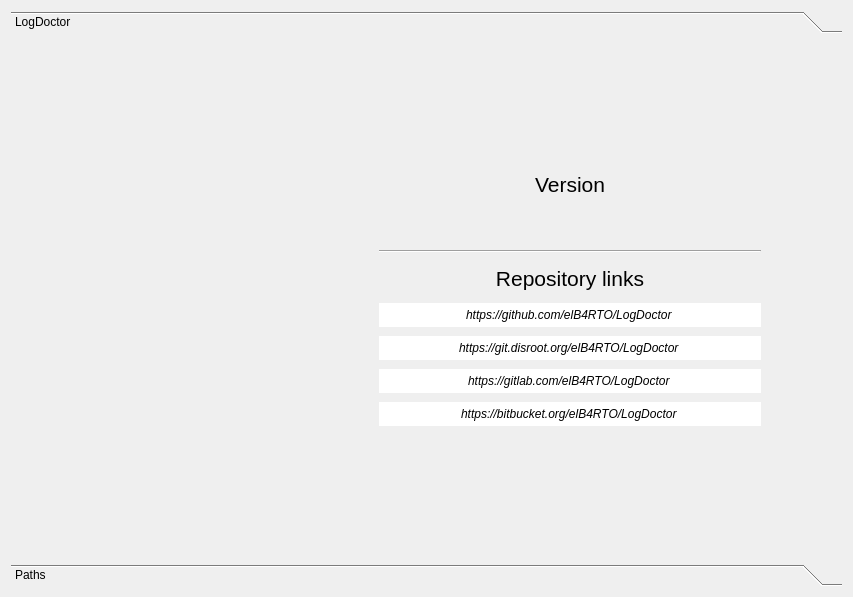
<?xml version="1.0" encoding="UTF-8"?>
<ui version="4.0">
 <class>Crapinfo</class>
 <widget class="QWidget" name="Crapinfo">
  <property name="geometry">
   <rect>
    <x>0</x>
    <y>0</y>
    <width>853</width>
    <height>597</height>
   </rect>
  </property>
  <property name="windowTitle">
   <string notr="true">LogDoctor - Infos</string>
  </property>
  <property name="windowIcon">
   <iconset>
    <normalon>:/logo/logo/logdoctor.svg</normalon>
   </iconset>
  </property>
  <layout class="QGridLayout" name="gridLayout">
   <item row="0" column="0">
    <widget class="QToolBox" name="toolBox_Infos">
     <property name="tabSpacing">
      <number>4</number>
     </property>
     <widget class="QWidget" name="page_LogDoc">
      <property name="geometry">
       <rect>
        <x>0</x>
        <y>0</y>
        <width>835</width>
        <height>507</height>
       </rect>
      </property>
      <attribute name="label">
       <string notr="true">LogDoctor</string>
      </attribute>
      <layout class="QVBoxLayout" name="verticalLayout_6">
       <property name="leftMargin">
        <number>0</number>
       </property>
       <property name="topMargin">
        <number>0</number>
       </property>
       <property name="rightMargin">
        <number>0</number>
       </property>
       <property name="bottomMargin">
        <number>0</number>
       </property>
       <item>
        <widget class="QScrollArea" name="scrollArea_LogDoc">
         <property name="frameShape">
          <enum>QFrame::NoFrame</enum>
         </property>
         <property name="widgetResizable">
          <bool>true</bool>
         </property>
         <widget class="QWidget" name="scrollAreaContents_LogDoc">
          <property name="geometry">
           <rect>
            <x>0</x>
            <y>0</y>
            <width>835</width>
            <height>507</height>
           </rect>
          </property>
          <layout class="QGridLayout" name="gridLayout_2">
           <item row="3" column="0" colspan="3">
            <spacer name="spacer_LogDoc_2">
             <property name="orientation">
              <enum>Qt::Vertical</enum>
             </property>
             <property name="sizeHint" stdset="0">
              <size>
               <width>788</width>
               <height>40</height>
              </size>
             </property>
            </spacer>
           </item>
           <item row="1" column="1">
            <widget class="QFrame" name="frame_LogDoc">
             <property name="maximumSize">
              <size>
               <width>16777215</width>
               <height>303</height>
              </size>
             </property>
             <layout class="QHBoxLayout" name="horizontalLayout">
              <item>
               <widget class="QPushButton" name="button_LogDoc_Logo">
                <property name="enabled">
                 <bool>true</bool>
                </property>
                <property name="minimumSize">
                 <size>
                  <width>280</width>
                  <height>280</height>
                 </size>
                </property>
                <property name="maximumSize">
                 <size>
                  <width>280</width>
                  <height>280</height>
                 </size>
                </property>
                <property name="text">
                 <string notr="true"/>
                </property>
                <property name="icon">
                 <iconset resource="../../resources/resources.qrc">
                  <normaloff>:/logo/logo/logdoctor.svg</normaloff>:/logo/logo/logdoctor.svg</iconset>
                </property>
                <property name="iconSize">
                 <size>
                  <width>256</width>
                  <height>256</height>
                 </size>
                </property>
                <property name="flat">
                 <bool>true</bool>
                </property>
               </widget>
              </item>
              <item>
               <widget class="QFrame" name="frame_LogDoc_Info">
                <property name="minimumSize">
                 <size>
                  <width>400</width>
                  <height>0</height>
                 </size>
                </property>
                <layout class="QVBoxLayout" name="verticalLayout_7">
                 <item>
                  <widget class="QLabel" name="label_Version">
                   <property name="minimumSize">
                    <size>
                     <width>0</width>
                     <height>32</height>
                    </size>
                   </property>
                   <property name="maximumSize">
                    <size>
                     <width>16777215</width>
                     <height>32</height>
                    </size>
                   </property>
                   <property name="font">
                    <font>
                     <pointsize>16</pointsize>
                    </font>
                   </property>
                   <property name="text">
                    <string>Version</string>
                   </property>
                   <property name="alignment">
                    <set>Qt::AlignCenter</set>
                   </property>
                  </widget>
                 </item>
                 <item>
                  <widget class="QLabel" name="label_Verion_Number">
                   <property name="minimumSize">
                    <size>
                     <width>0</width>
                     <height>32</height>
                    </size>
                   </property>
                   <property name="maximumSize">
                    <size>
                     <width>16777215</width>
                     <height>32</height>
                    </size>
                   </property>
                   <property name="font">
                    <font>
                     <pointsize>13</pointsize>
                    </font>
                   </property>
                   <property name="toolTip">
                    <string>Currently installed version of the software</string>
                   </property>
                   <property name="text">
                    <string notr="true"/>
                   </property>
                   <property name="alignment">
                    <set>Qt::AlignHCenter|Qt::AlignTop</set>
                   </property>
                  </widget>
                 </item>
                 <item>
                  <widget class="Line" name="gline_Version">
                   <property name="orientation">
                    <enum>Qt::Horizontal</enum>
                   </property>
                  </widget>
                 </item>
                 <item>
                  <widget class="QLabel" name="label_Links">
                   <property name="minimumSize">
                    <size>
                     <width>0</width>
                     <height>32</height>
                    </size>
                   </property>
                   <property name="maximumSize">
                    <size>
                     <width>16777215</width>
                     <height>32</height>
                    </size>
                   </property>
                   <property name="font">
                    <font>
                     <pointsize>16</pointsize>
                    </font>
                   </property>
                   <property name="text">
                    <string>Repository links</string>
                   </property>
                   <property name="alignment">
                    <set>Qt::AlignCenter</set>
                   </property>
                  </widget>
                 </item>
                 <item>
                  <widget class="QLineEdit" name="inLine_Links_Github">
                   <property name="minimumSize">
                    <size>
                     <width>0</width>
                     <height>24</height>
                    </size>
                   </property>
                   <property name="maximumSize">
                    <size>
                     <width>16777215</width>
                     <height>24</height>
                    </size>
                   </property>
                   <property name="font">
                    <font>
                     <italic>true</italic>
                    </font>
                   </property>
                   <property name="acceptDrops">
                    <bool>false</bool>
                   </property>
                   <property name="toolTip">
                    <string notr="true">GitHub</string>
                   </property>
                   <property name="text">
                    <string notr="true">https://github.com/elB4RTO/LogDoctor</string>
                   </property>
                   <property name="frame">
                    <bool>false</bool>
                   </property>
                   <property name="alignment">
                    <set>Qt::AlignCenter</set>
                   </property>
                   <property name="readOnly">
                    <bool>true</bool>
                   </property>
                  </widget>
                 </item>
                 <item>
                  <widget class="QLineEdit" name="inLine_Links_Disroot">
                   <property name="minimumSize">
                    <size>
                     <width>0</width>
                     <height>24</height>
                    </size>
                   </property>
                   <property name="maximumSize">
                    <size>
                     <width>16777215</width>
                     <height>24</height>
                    </size>
                   </property>
                   <property name="font">
                    <font>
                     <italic>true</italic>
                    </font>
                   </property>
                   <property name="acceptDrops">
                    <bool>false</bool>
                   </property>
                   <property name="toolTip">
                    <string notr="true">Disroot</string>
                   </property>
                   <property name="text">
                    <string notr="true">https://git.disroot.org/elB4RTO/LogDoctor</string>
                   </property>
                   <property name="frame">
                    <bool>false</bool>
                   </property>
                   <property name="alignment">
                    <set>Qt::AlignCenter</set>
                   </property>
                   <property name="readOnly">
                    <bool>true</bool>
                   </property>
                  </widget>
                 </item>
                 <item>
                  <widget class="QLineEdit" name="inLine_Links_Gitlab">
                   <property name="minimumSize">
                    <size>
                     <width>0</width>
                     <height>24</height>
                    </size>
                   </property>
                   <property name="maximumSize">
                    <size>
                     <width>16777215</width>
                     <height>24</height>
                    </size>
                   </property>
                   <property name="font">
                    <font>
                     <italic>true</italic>
                    </font>
                   </property>
                   <property name="acceptDrops">
                    <bool>false</bool>
                   </property>
                   <property name="toolTip">
                    <string notr="true">GitLab</string>
                   </property>
                   <property name="text">
                    <string notr="true">https://gitlab.com/elB4RTO/LogDoctor</string>
                   </property>
                   <property name="frame">
                    <bool>false</bool>
                   </property>
                   <property name="alignment">
                    <set>Qt::AlignCenter</set>
                   </property>
                   <property name="readOnly">
                    <bool>true</bool>
                   </property>
                  </widget>
                 </item>
                 <item>
                  <widget class="QLineEdit" name="inLine_Links_Bitbucket">
                   <property name="minimumSize">
                    <size>
                     <width>0</width>
                     <height>24</height>
                    </size>
                   </property>
                   <property name="maximumSize">
                    <size>
                     <width>16777215</width>
                     <height>24</height>
                    </size>
                   </property>
                   <property name="font">
                    <font>
                     <italic>true</italic>
                    </font>
                   </property>
                   <property name="acceptDrops">
                    <bool>false</bool>
                   </property>
                   <property name="toolTip">
                    <string notr="true">GitLab</string>
                   </property>
                   <property name="text">
                    <string notr="true">https://bitbucket.org/elB4RTO/LogDoctor</string>
                   </property>
                   <property name="frame">
                    <bool>false</bool>
                   </property>
                   <property name="alignment">
                    <set>Qt::AlignCenter</set>
                   </property>
                   <property name="readOnly">
                    <bool>true</bool>
                   </property>
                  </widget>
                 </item>
                </layout>
               </widget>
              </item>
             </layout>
            </widget>
           </item>
           <item row="1" column="0">
            <spacer name="spacer_LogDoc_3">
             <property name="orientation">
              <enum>Qt::Horizontal</enum>
             </property>
             <property name="sizeHint" stdset="0">
              <size>
               <width>40</width>
               <height>20</height>
              </size>
             </property>
            </spacer>
           </item>
           <item row="1" column="2">
            <spacer name="spacer_LogDoc_4">
             <property name="orientation">
              <enum>Qt::Horizontal</enum>
             </property>
             <property name="sizeHint" stdset="0">
              <size>
               <width>32</width>
               <height>408</height>
              </size>
             </property>
            </spacer>
           </item>
           <item row="0" column="0" colspan="3">
            <spacer name="spacer_LogDoc_1">
             <property name="orientation">
              <enum>Qt::Vertical</enum>
             </property>
             <property name="sizeHint" stdset="0">
              <size>
               <width>788</width>
               <height>40</height>
              </size>
             </property>
            </spacer>
           </item>
          </layout>
         </widget>
        </widget>
       </item>
      </layout>
     </widget>
     <widget class="QWidget" name="page_Paths">
      <property name="geometry">
       <rect>
        <x>0</x>
        <y>0</y>
        <width>835</width>
        <height>507</height>
       </rect>
      </property>
      <attribute name="label">
       <string>Paths</string>
      </attribute>
      <layout class="QVBoxLayout" name="verticalLayout">
       <property name="leftMargin">
        <number>0</number>
       </property>
       <property name="topMargin">
        <number>0</number>
       </property>
       <property name="rightMargin">
        <number>0</number>
       </property>
       <property name="bottomMargin">
        <number>0</number>
       </property>
       <item>
        <widget class="QFrame" name="frame_LogDoc_Paths">
         <layout class="QVBoxLayout" name="verticalLayout_4">
          <property name="leftMargin">
           <number>16</number>
          </property>
          <property name="topMargin">
           <number>16</number>
          </property>
          <property name="rightMargin">
           <number>16</number>
          </property>
          <property name="bottomMargin">
           <number>16</number>
          </property>
          <item>
           <widget class="QLabel" name="label_Executable">
            <property name="minimumSize">
             <size>
              <width>0</width>
              <height>28</height>
             </size>
            </property>
            <property name="maximumSize">
             <size>
              <width>16777215</width>
              <height>28</height>
             </size>
            </property>
            <property name="toolTip">
             <string>The path of the executable file</string>
            </property>
            <property name="text">
             <string>Executable</string>
            </property>
           </widget>
          </item>
          <item>
           <widget class="QScrollArea" name="scrollArea_Paths_Executable">
            <property name="minimumSize">
             <size>
              <width>0</width>
              <height>60</height>
             </size>
            </property>
            <property name="maximumSize">
             <size>
              <width>16777215</width>
              <height>60</height>
             </size>
            </property>
            <property name="widgetResizable">
             <bool>true</bool>
            </property>
            <property name="alignment">
             <set>Qt::AlignLeading|Qt::AlignLeft|Qt::AlignTop</set>
            </property>
            <widget class="QWidget" name="scrollAreaContents_Paths_Executable">
             <property name="geometry">
              <rect>
               <x>0</x>
               <y>0</y>
               <width>801</width>
               <height>58</height>
              </rect>
             </property>
             <layout class="QVBoxLayout" name="verticalLayout_2">
              <item>
               <widget class="QLineEdit" name="inLine_ExecPath">
                <property name="minimumSize">
                 <size>
                  <width>0</width>
                  <height>24</height>
                 </size>
                </property>
                <property name="maximumSize">
                 <size>
                  <width>16777215</width>
                  <height>24</height>
                 </size>
                </property>
                <property name="acceptDrops">
                 <bool>false</bool>
                </property>
                <property name="text">
                 <string notr="true"/>
                </property>
                <property name="frame">
                 <bool>false</bool>
                </property>
                <property name="readOnly">
                 <bool>true</bool>
                </property>
               </widget>
              </item>
             </layout>
            </widget>
           </widget>
          </item>
          <item>
           <spacer name="spacer_Paths_2">
            <property name="orientation">
             <enum>Qt::Vertical</enum>
            </property>
            <property name="sizeType">
             <enum>QSizePolicy::Fixed</enum>
            </property>
            <property name="sizeHint" stdset="0">
             <size>
              <width>20</width>
              <height>32</height>
             </size>
            </property>
           </spacer>
          </item>
          <item>
           <widget class="QLabel" name="label_ConfigFile">
            <property name="minimumSize">
             <size>
              <width>0</width>
              <height>28</height>
             </size>
            </property>
            <property name="maximumSize">
             <size>
              <width>16777215</width>
              <height>28</height>
             </size>
            </property>
            <property name="toolTip">
             <string>The path where the configuration file gets saved and searched in</string>
            </property>
            <property name="text">
             <string>Configuration file</string>
            </property>
           </widget>
          </item>
          <item>
           <widget class="QScrollArea" name="scrollArea_Paths_ConfigFile">
            <property name="minimumSize">
             <size>
              <width>0</width>
              <height>60</height>
             </size>
            </property>
            <property name="maximumSize">
             <size>
              <width>16777215</width>
              <height>60</height>
             </size>
            </property>
            <property name="widgetResizable">
             <bool>true</bool>
            </property>
            <property name="alignment">
             <set>Qt::AlignLeading|Qt::AlignLeft|Qt::AlignTop</set>
            </property>
            <widget class="QWidget" name="scrollAreaContents_Paths_ConfigFile">
             <property name="geometry">
              <rect>
               <x>0</x>
               <y>0</y>
               <width>801</width>
               <height>58</height>
              </rect>
             </property>
             <layout class="QVBoxLayout" name="verticalLayout_3">
              <item>
               <widget class="QLineEdit" name="inLine_ConfPath">
                <property name="minimumSize">
                 <size>
                  <width>0</width>
                  <height>24</height>
                 </size>
                </property>
                <property name="maximumSize">
                 <size>
                  <width>16777215</width>
                  <height>24</height>
                 </size>
                </property>
                <property name="acceptDrops">
                 <bool>false</bool>
                </property>
                <property name="text">
                 <string notr="true"/>
                </property>
                <property name="frame">
                 <bool>false</bool>
                </property>
                <property name="readOnly">
                 <bool>true</bool>
                </property>
               </widget>
              </item>
             </layout>
            </widget>
           </widget>
          </item>
          <item>
           <spacer name="spacer_Paths_3">
            <property name="orientation">
             <enum>Qt::Vertical</enum>
            </property>
            <property name="sizeType">
             <enum>QSizePolicy::Fixed</enum>
            </property>
            <property name="sizeHint" stdset="0">
             <size>
              <width>20</width>
              <height>32</height>
             </size>
            </property>
           </spacer>
          </item>
          <item>
           <widget class="QLabel" name="label_AppData">
            <property name="minimumSize">
             <size>
              <width>0</width>
              <height>28</height>
             </size>
            </property>
            <property name="maximumSize">
             <size>
              <width>16777215</width>
              <height>28</height>
             </size>
            </property>
            <property name="toolTip">
             <string>The path where the application searches for extra resources</string>
            </property>
            <property name="text">
             <string>Application data</string>
            </property>
           </widget>
          </item>
          <item>
           <widget class="QScrollArea" name="scrollArea_Paths_AppData">
            <property name="minimumSize">
             <size>
              <width>0</width>
              <height>60</height>
             </size>
            </property>
            <property name="maximumSize">
             <size>
              <width>16777215</width>
              <height>60</height>
             </size>
            </property>
            <property name="widgetResizable">
             <bool>true</bool>
            </property>
            <property name="alignment">
             <set>Qt::AlignLeading|Qt::AlignLeft|Qt::AlignTop</set>
            </property>
            <widget class="QWidget" name="scrollAreaContents_Paths_AppData">
             <property name="geometry">
              <rect>
               <x>0</x>
               <y>0</y>
               <width>801</width>
               <height>58</height>
              </rect>
             </property>
             <layout class="QVBoxLayout" name="verticalLayout_5">
              <item>
               <widget class="QLineEdit" name="inLine_DataPath">
                <property name="minimumSize">
                 <size>
                  <width>0</width>
                  <height>24</height>
                 </size>
                </property>
                <property name="maximumSize">
                 <size>
                  <width>16777215</width>
                  <height>24</height>
                 </size>
                </property>
                <property name="acceptDrops">
                 <bool>false</bool>
                </property>
                <property name="text">
                 <string notr="true"/>
                </property>
                <property name="frame">
                 <bool>false</bool>
                </property>
                <property name="readOnly">
                 <bool>true</bool>
                </property>
               </widget>
              </item>
             </layout>
            </widget>
           </widget>
          </item>
         </layout>
        </widget>
       </item>
       <item>
        <spacer name="spacer_Path_1">
         <property name="orientation">
          <enum>Qt::Vertical</enum>
         </property>
         <property name="sizeHint" stdset="0">
          <size>
           <width>20</width>
           <height>88</height>
          </size>
         </property>
        </spacer>
       </item>
      </layout>
     </widget>
    </widget>
   </item>
  </layout>
 </widget>
 <resources>
  <include location="../../resources/resources.qrc"/>
 </resources>
 <connections/>
</ui>
